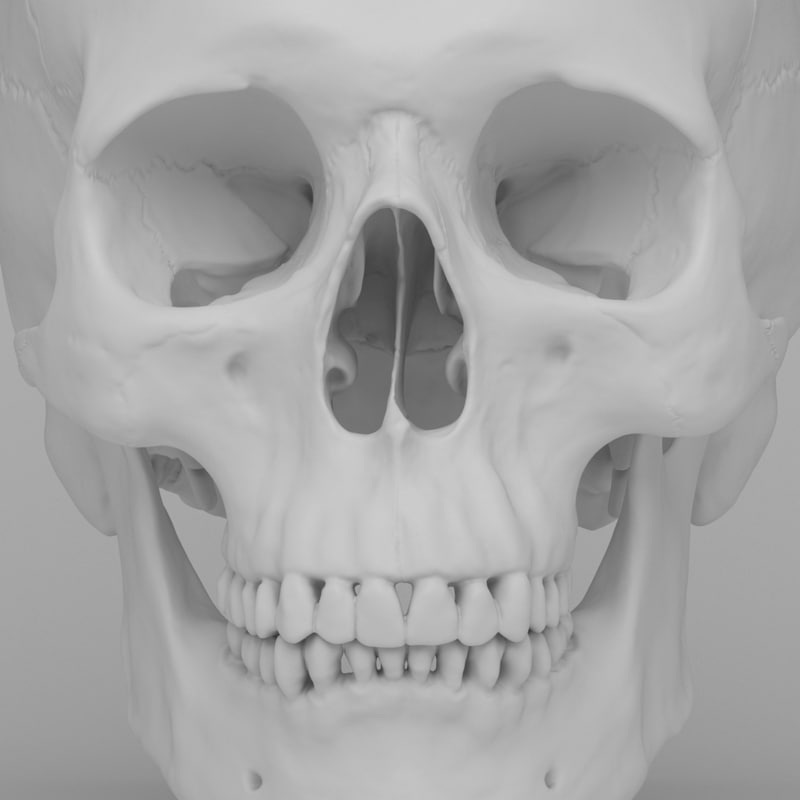
#> input picture Aaryan220962366/images/skull.png, 800 x 800 px
$ python q5_grey-lvl-slicing.py
#> lines starting #> are read from the running program, lines starting #| are printed output that depends on the picture
import cv2
import numpy as np

img = cv2.imread('./images/skull.png', 0)
#> img is the input picture: shape (800, 800); min 50, max 207, mean 166.1
#Resize Image
scale_percent = 50
w = int(img.shape[1] * scale_percent/100)
#> w = 400
h = int(img.shape[0] * scale_percent/100)
#> h = 400
new_dims = (w, h)
#> new_dims = (400, 400)
img = cv2.resize(img, new_dims, interpolation=cv2.INTER_LINEAR)
#> img: shape (400, 400)

# Grey Level Scaling
lower_threshold = 150
upper_threshold = 200

scaled = img


r = cv2.hconcat([img, scaled])
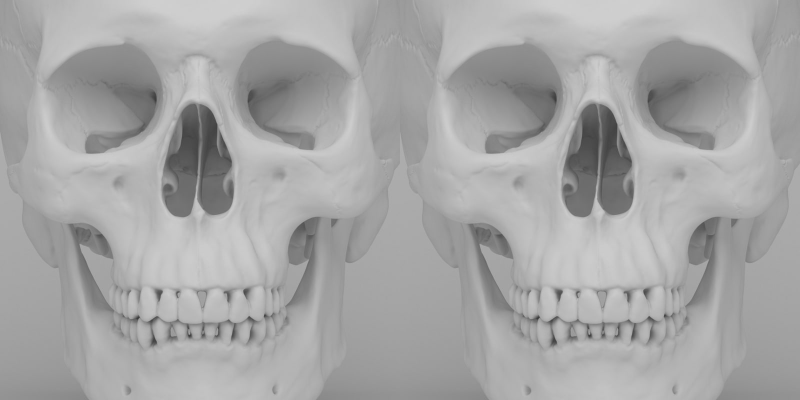
#> r: shape (400, 800); min 58, max 207, mean 166.2
cv2.imshow('win', r)
cv2.waitKey(0)
cv2.waitKey(0)
